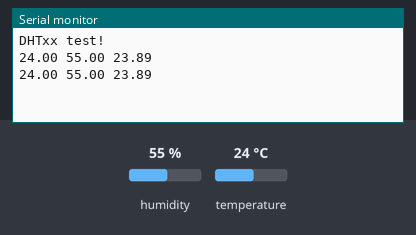
Simulated run of this sketch. Board: Arduino Uno, built with avr-gcc and run on an emulated ATmega328P. On the bench: the last lines printed to the serial monitor. The inputs (shaded band) are chosen by the test bench; at power-on: humidity 55 %, temperature 24 °C.

Above: at 10.8 s.
10.9 s: humidity set to 22 %
At 15.5 s:
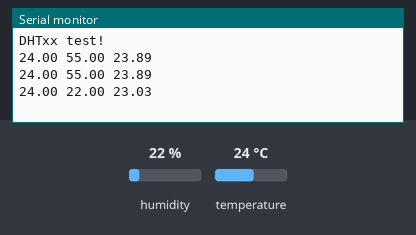
18.4 s: temperature set to 12 °C
At 21.4 s:
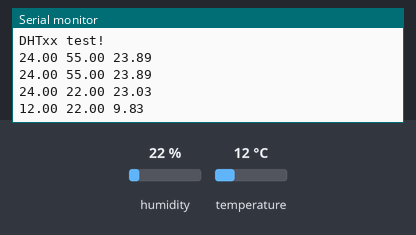
25.9 s: humidity set to 40 %
At 30.8 s:
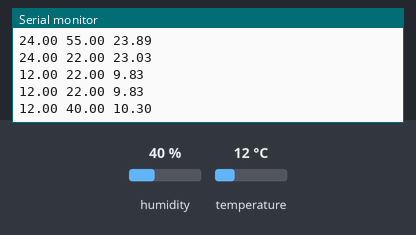
Timing chart, 0 to 32.3 s (numbered marks = the images above; inputs shaded):
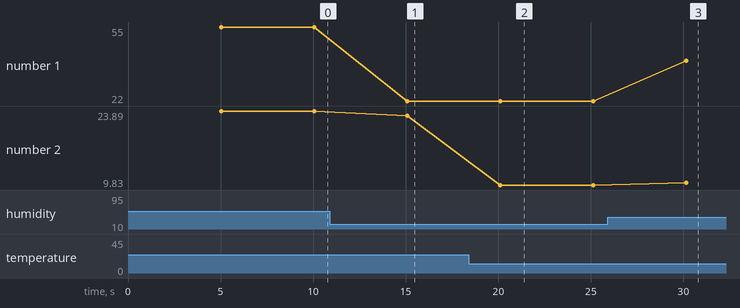

Measured:
- after the input at 10.9 s, the serial monitor: prints a new line after 4.2 s (image 1)
- after the input at 18.4 s, the serial monitor: prints a new line after 1.7 s (image 2)
- after the input at 25.9 s, the serial monitor: prints a new line after 4.2 s (image 3)
- plotted number 1: 55 → 22 after the input at 10.9 s, 22 → 40 after the input at 25.9 s
- plotted number 2: 23.89 → 23.03 after the input at 10.9 s, 23.03 → 9.83 after the input at 18.4 s, 9.83 → 10.3 after the input at 25.9 s

The sketch:

DHTtester.ino
```cpp
// Example testing sketch for various DHT humidity/temperature sensors
// Written by ladyada, public domain

// REQUIRES the following Arduino libraries:
// - DHT Sensor Library: https://github.com/adafruit/DHT-sensor-library
// - Adafruit Unified Sensor Lib: https://github.com/adafruit/Adafruit_Sensor

#include "DHT.h"

#define DHTPIN 7     // Digital pin connected to the DHT sensor
// Feather HUZZAH ESP8266 note: use pins 3, 4, 5, 12, 13 or 14 --
// Pin 15 can work but DHT must be disconnected during program upload.

// Uncomment whatever type you're using!
#define DHTTYPE DHT11   // DHT 11
//#define DHTTYPE DHT22   // DHT 22  (AM2302), AM2321
//#define DHTTYPE DHT21   // DHT 21 (AM2301)

// Connect pin 1 (on the left) of the sensor to +5V
// NOTE: If using a board with 3.3V logic like an Arduino Due connect pin 1
// to 3.3V instead of 5V!
// Connect pin 2 of the sensor to whatever your DHTPIN is
// Connect pin 3 (on the right) of the sensor to GROUND (if your sensor has 3 pins)
// Connect pin 4 (on the right) of the sensor to GROUND and leave the pin 3 EMPTY (if your sensor has 4 pins)
// Connect a 10K resistor from pin 2 (data) to pin 1 (power) of the sensor

// Initialize DHT sensor.
// Note that older versions of this library took an optional third parameter to
// tweak the timings for faster processors.  This parameter is no longer needed
// as the current DHT reading algorithm adjusts itself to work on faster procs.
DHT dht(DHTPIN, DHTTYPE);

void setup() {
  Serial.begin(9600);
  Serial.println(F("DHTxx test!"));

  dht.begin();
}

void loop() {
  // Wait a few seconds between measurements.
  delay(5000);

  // Reading temperature or humidity takes about 250 milliseconds!
  // Sensor readings may also be up to 2 seconds 'old' (its a very slow sensor)
  float h = dht.readHumidity();
  // Read temperature as Celsius (the default)
  float t = dht.readTemperature();
  // Read temperature as Fahrenheit (isFahrenheit = true)
  float f = dht.readTemperature(true);

  // Check if any reads failed and exit early (to try again).
  if (isnan(h) || isnan(t) || isnan(f)) {
    Serial.println(F("Failed to read from DHT sensor!"));
    return;
  }

  // Compute heat index in Fahrenheit (the default)
  float hif = dht.computeHeatIndex(f, h);
  // Compute heat index in Celsius (isFahreheit = false)
  float hic = dht.computeHeatIndex(t, h, false);
  String res = String(t)+" "+String(h)+" "+String(hic) +" ";
  Serial.println(res);
}
```
